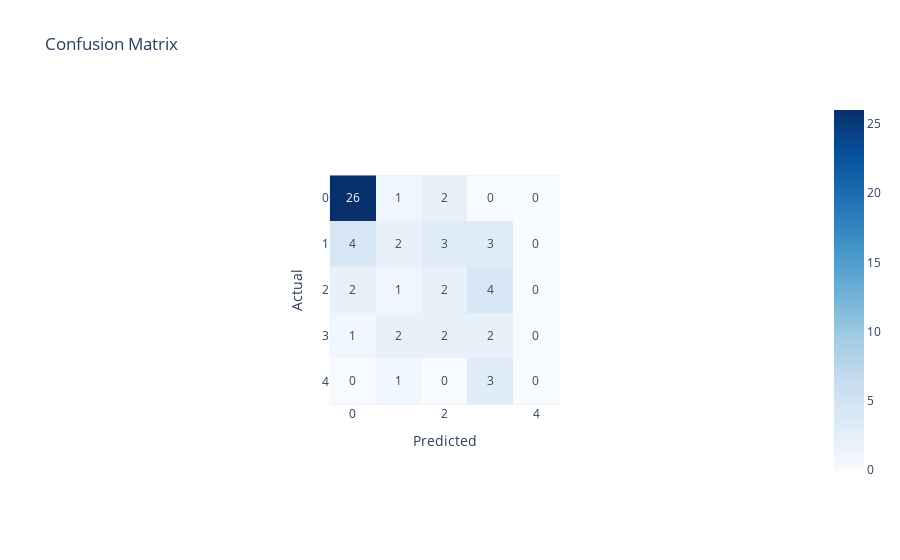

The notebook cell this image was saved under:
### Code cell
import plotly.express as px
from sklearn.metrics import confusion_matrix
import pandas as pd

# Get the confusion matrix
conf_matrix = confusion_matrix(y_test, y_pred)
labels = ['Negative', 'Positive']

fig = px.imshow(
    conf_matrix,
    text_auto=True,
    color_continuous_scale='Blues',
    title="Confusion Matrix"
)

fig.update_layout(xaxis_title="Predicted", yaxis_title="Actual")
fig.show()

### Figure 1 — Plotly figure (JSON) as saved in the notebook; plotly's stock layout.template omitted (floating-point values rounded to 4 significant figures)
{"data": [{"coloraxis": "coloraxis", "hovertemplate": "x: %{x}<br>y: %{y}<br>color: %{z}<extra></extra>", "name": "0", "texttemplate": "%{z}", "type": "heatmap", "xaxis": "x", "yaxis": "y", "z": [[26, 1, 2, 0, 0], [4, 2, 3, 3, 0], [2, 1, 2, 4, 0], [1, 2, 2, 2, 0], [0, 1, 0, 3, 0]]}], "layout": {"autosize": true, "coloraxis": {"colorscale": [[0, "rgb(247,251,255)"], [0.125, "rgb(222,235,247)"], [0.25, "rgb(198,219,239)"], [0.375, "rgb(158,202,225)"], [0.5, "rgb(107,174,214)"], [0.625, "rgb(66,146,198)"], [0.75, "rgb(33,113,181)"], [0.875, "rgb(8,81,156)"], [1, "rgb(8,48,107)"]]}, "title": {"text": "Confusion Matrix"}, "xaxis": {"anchor": "y", "autorange": true, "constrain": "domain", "domain": [0.3427, 0.6573], "range": [-0.5, 4.5], "scaleanchor": "y", "title": {"text": "Predicted"}}, "yaxis": {"anchor": "x", "autorange": true, "constrain": "domain", "domain": [0, 1], "range": [4.5, -0.5], "title": {"text": "Actual"}}}}
